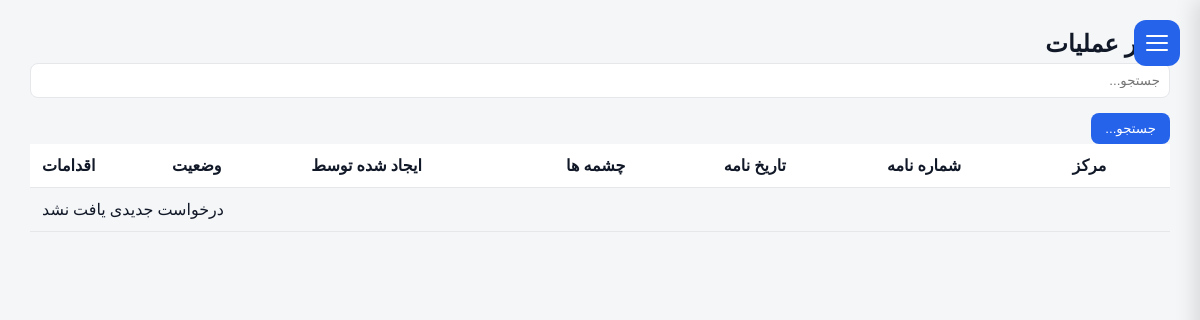
Before: /operations/manager/licenses/ (signed in) with the older database file.
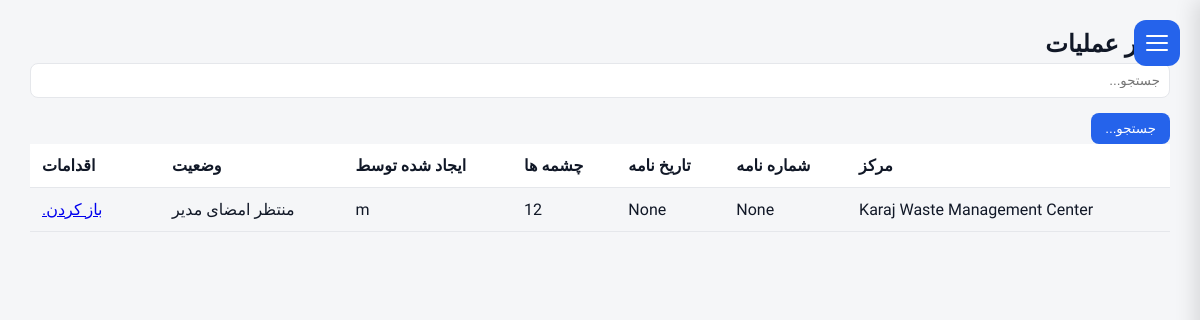
After: the same page with the newer database file.
### operations/models.py (models this page shows, shortened)
class LicenseRequest(models.Model):
    facility = models.ForeignKey(
        FacilityModel,
        on_delete=models.PROTECT,
        related_name="license_requests",
    )
    letter_number = models.CharField(
        max_length=100,
        blank=True,
        null=True,
    )
    letter_date = models.DateField(
        blank=True,
        null=True,
    )
    status = models.CharField(
        max_length=20,
        choices=LicenseStatus.choices,
        default=LicenseStatus.DRAFT,
    )
    status_date = models.DateTimeField(
        null=True,
        blank=True,
    )
    specification_completed = models.BooleanField(default=False,)
    description = models.TextField(
        _("Description"),
        blank=True,)
    created_by = models.ForeignKey(
        settings.AUTH_USER_MODEL,
        on_delete=models.PROTECT,
    )
    created_at = models.DateTimeField(
        auto_now_add=True,
    )
    updated_at = models.DateTimeField(
        auto_now=True,
    )
    class Meta:
        ordering = ["-created_at"]

### facilities/models.py (models this page shows)
class FacilityModel(models.Model):
    name = models.CharField(
        _("Facility Name"),
        max_length=255, blank=True,null=True
    )
    responsible_person = models.CharField(
        _("Responsible Person"),
        max_length=150, blank=True,null=True
    )
    telephone = models.CharField(
        _("Telephone"),
        max_length=50, blank=True,null=True
    )
    email = models.EmailField(
        _("Email"),
        blank=True,null=True
    )
    address1 = models.CharField(
        _("Address Line 1"),
        max_length=255, blank=True,null=True
    )
    address2 = models.CharField(
        _("Address Line 2"),
        max_length=255,
         blank=True,null=True
    )
    postal_code = models.CharField(
        _("Postal Code"),
        max_length=20,
         blank=True,null=True
    )
    national_id = models.CharField(
        _("National ID"),
        max_length=50,
         blank=True,null=True
    )
    economic_code = models.CharField(
        _("Economic Code"),
        max_length=50,
         blank=True,null=True
    )
    created_at = models.DateTimeField(
        auto_now_add=True
    )
    updated_at = models.DateTimeField(
        auto_now=True
    )
    class Meta:
        ordering = ["name"]
        verbose_name = _("Facility")
        verbose_name_plural = _("Facilities")
    def __str__(self):
        return str(self.name) if self.name else "Unnamed Facility"

### operations/views.py (the view, shortened to what this page needs)
def operation_manager_license_list(request):
    queryset = (
        LicenseRequest.objects
        .select_related(
            "facility",
            "created_by",
        )
        .prefetch_related(
            "sources",
        )
        .filter(
            status=LicenseStatus.WAITING_MANAGER
        )
        .order_by(
            "-created_at",
        )
    )
    search = request.GET.get("search", "")
    paginator = Paginator(queryset, 15)
    page_obj = paginator.get_page(
        request.GET.get("page")
    )
    return render(
        request,
        "operations/license_queue.html",
        {
            "page_title": _("Operations Manager"),
            "page_obj": page_obj,
            "search": search,
        },
    )

### templates/operations/license_queue.html (shortened to what this page needs)
{% extends "base.html" %}
{% load i18n %}
{% block content %}
<div class="container-fluid">
<div class="d-flex justify-content-between align-items-center mb-4">
    <h2>{{ page_title }}</h2>
</div>
<div class="card shadow">
<div class="card-body">
<form method="get" class="row g-2 mb-3">
    <div class="col-md-5">
        <input
            type="text"
            name="search"
            value="{{ search }}"
            class="form-control"
            placeholder="{% trans 'Search...' %}">
    </div>
    <div class="col-md-2">
        <button class="btn btn-primary">
            {% trans "Search" %}
        </button>
    </div>
</form>
<table class="table table-hover align-middle">
<thead>
<tr>
<th>{% trans "Facility" %}</th>
<th>{% trans "Letter No." %}</th>
<th>{% trans "Letter Date" %}</th>
<th>{% trans "Sources" %}</th>
<th>{% trans "Created By" %}</th>
<th>{% trans "Status" %}</th>
<th width="130">{% trans "Action" %}</th>
</tr>
</thead>
<tbody>
{% for license in page_obj %}
<tr>
<td>
{{ license.facility }}
</td>
<td>
{{ license.letter_number }}
</td>
<td>
{{ license.letter_date }}
</td>
<td>
{{ license.sources.count }}
</td>
<td>
{{ license.created_by }}
</td>
<td>
{{ license.get_status_display }}
</td>
<td>
<a
href="{% url 'license_sign' license.pk %}"
class="btn btn-primary btn-sm">
{% trans "Open" %}
</a>
</td>
</tr>
{% empty %}
<tr>
<td colspan="7" class="text-center">
{% trans "No licenses found." %}
</td>
</tr>
{% endfor %}
</tbody>
</table>
</div>
</div>
</div>
{% endblock %}

Changed rows visible on the page:
now on this page (row edited): LicenseRequest: facility "Karaj Waste Management Center", letter_number "None", letter_date "None", sources.count "12", created_by "m", status "منتظر امضای مدیر"
Other visible differences:
text no longer shown: "درخواست جدیدی یافت نشد"
